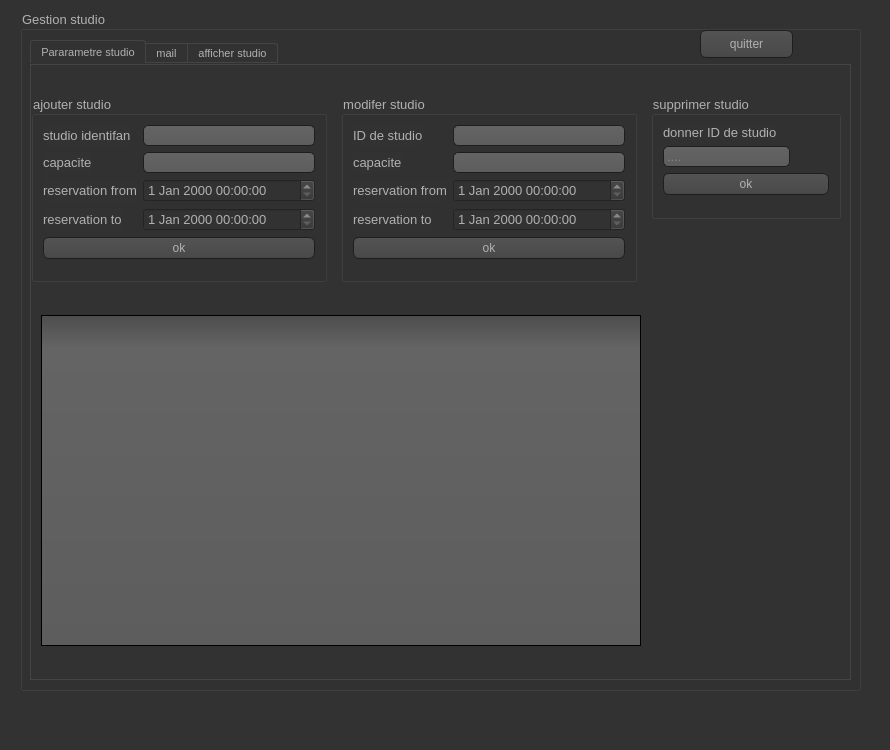
<?xml version="1.0" encoding="UTF-8"?>
<ui version="4.0">
 <class>Gestion_Studio</class>
 <widget class="QMainWindow" name="Gestion_Studio">
  <property name="geometry">
   <rect>
    <x>0</x>
    <y>0</y>
    <width>890</width>
    <height>750</height>
   </rect>
  </property>
  <property name="minimumSize">
   <size>
    <width>850</width>
    <height>750</height>
   </size>
  </property>
  <property name="maximumSize">
   <size>
    <width>950</width>
    <height>850</height>
   </size>
  </property>
  <property name="windowTitle">
   <string>ON AIR </string>
  </property>
  <property name="styleSheet">
   <string notr="true">QCheckBox::indicator:checked, QRadioButton::indicator:checked
{
    border: 1px solid #444;
       background-color: #3995D7;
}


QToolTip
{
     border: 1px solid black;
     background-color:#3995D7;
     padding: 1px;
     border-radius: 3px;
     opacity: 100;
}

QWidget
{
    color: #b1b1b1;
    background-color: #323232;
}

QWidget:item:hover
{
    background-color: QLinearGradient( x1: 0, y1: 0, x2: 0, y2: 1, stop: 0#3995D7, stop: 1 #ca0619);
    color: #000000;
}

QWidget:item:selected
{
    background-color: QLinearGradient( x1: 0, y1: 0, x2: 0, y2: 1, stop: 0#3995D7, stop: 1 #d7801a);
}

QMenuBar::item
{
    background: transparent;
}

QMenuBar::item:selected
{
    background: transparent;
    border: 1px solid#3995D7;
}

QMenuBar::item:pressed
{
    background: #444;
    border: 1px solid #000;
    background-color: QLinearGradient(
        x1:0, y1:0,
        x2:0, y2:1,
        stop:1 #212121,
        stop:0.4 #343434/*,
        stop:0.2 #343434,
        stop:0.1#3995D7*/
    );
    margin-bottom:-1px;
    padding-bottom:1px;
}

QMenu
{
    border: 1px solid #000;
}

QMenu::item
{
    padding: 2px 20px 2px 20px;
}

QMenu::item:selected
{
    color: #000000;
}

QWidget:disabled
{
    color: #404040;
    background-color: #323232;
}

QAbstractItemView
{
    background-color: QLinearGradient( x1: 0, y1: 0, x2: 0, y2: 1, stop: 0 #4d4d4d, stop: 0.1 #646464, stop: 1 #5d5d5d);
}

QWidget:focus
{
    /*border: 2px solid QLinearGradient( x1: 0, y1: 0, x2: 0, y2: 1, stop: 0#3995D7, stop: 1 #d7801a);*/
}

QLineEdit
{
    background-color: QLinearGradient( x1: 0, y1: 0, x2: 0, y2: 1, stop: 0 #4d4d4d, stop: 0 #646464, stop: 1 #5d5d5d);
    padding: 1px;
    border-style: solid;
    border: 1px solid #1e1e1e;
    border-radius: 5;
}

QPushButton
{
    color: #b1b1b1;
    background-color: QLinearGradient( x1: 0, y1: 0, x2: 0, y2: 1, stop: 0 #565656, stop: 0.1 #525252, stop: 0.5 #4e4e4e, stop: 0.9 #4a4a4a, stop: 1 #464646);
    border-width: 1px;
    border-color: #1e1e1e;
    border-style: solid;
    border-radius: 6;
    padding: 3px;
    font-size: 12px;
    padding-left: 5px;
    padding-right: 5px;
}

QPushButton:pressed
{
    background-color: QLinearGradient( x1: 0, y1: 0, x2: 0, y2: 1, stop: 0 #2d2d2d, stop: 0.1 #2b2b2b, stop: 0.5 #292929, stop: 0.9 #282828, stop: 1 #252525);
}

QComboBox
{
    selection-background-color:#3995D7;
    background-color: QLinearGradient( x1: 0, y1: 0, x2: 0, y2: 1, stop: 0 #565656, stop: 0.1 #525252, stop: 0.5 #4e4e4e, stop: 0.9 #4a4a4a, stop: 1 #464646);
    border-style: solid;
    border: 1px solid #1e1e1e;
    border-radius: 5;
}

QComboBox:hover,QPushButton:hover
{
    border: 2px solid QLinearGradient( x1: 0, y1: 0, x2: 0, y2: 1, stop: 0#3995D7, stop: 1 #3995D7);
}


QComboBox:on
{
    padding-top: 3px;
    padding-left: 4px;
    background-color: QLinearGradient( x1: 0, y1: 0, x2: 0, y2: 1, stop: 0 #2d2d2d, stop: 0.1 #2b2b2b, stop: 0.5 #292929, stop: 0.9 #282828, stop: 1 #252525);
    selection-background-color:#3995D7;
}

QComboBox QAbstractItemView
{
    border: 2px solid darkgray;
    selection-background-color: QLinearGradient( x1: 0, y1: 0, x2: 0, y2: 1, stop: 0#3995D7, stop: 1 #d7801a);
}

QComboBox::drop-down
{
     subcontrol-origin: padding;
     subcontrol-position: top right;
     width: 15px;

     border-left-width: 0px;
     border-left-color: darkgray;
     border-left-style: solid; /* just a single line */
     border-top-right-radius: 3px; /* same radius as the QComboBox */
     border-bottom-right-radius: 3px;
 }

QComboBox::down-arrow
{
     image: url(:/down_arrow.png);
}

QGroupBox:focus
{
border: 2px solid QLinearGradient( x1: 0, y1: 0, x2: 0, y2: 1, stop: 0#3995D7, stop: 1 #d7801a);
}

QTextEdit:focus
{
    border: 2px solid QLinearGradient( x1: 0, y1: 0, x2: 0, y2: 1, stop: 0#3995D7, stop: 1 #d7801a);
}

QScrollBar:horizontal {
     border: 1px solid #222222;
     background: QLinearGradient( x1: 0, y1: 0, x2: 0, y2: 1, stop: 0.0 #121212, stop: 0.2 #282828, stop: 1 #484848);
     height: 7px;
     margin: 0px 16px 0 16px;
}

QScrollBar::handle:horizontal
{
      background: QLinearGradient( x1: 0, y1: 0, x2: 1, y2: 0, stop: 0#3995D7, stop: 0.5 #d7801a, stop: 1#3995D7);
      min-height: 20px;
      border-radius: 2px;
}

QScrollBar::add-line:horizontal {
      border: 1px solid #1b1b19;
      border-radius: 2px;
      background: QLinearGradient( x1: 0, y1: 0, x2: 1, y2: 0, stop: 0#3995D7, stop: 1 #d7801a);
      width: 14px;
      subcontrol-position: right;
      subcontrol-origin: margin;
}

QScrollBar::sub-line:horizontal {
      border: 1px solid #1b1b19;
      border-radius: 2px;
      background: QLinearGradient( x1: 0, y1: 0, x2: 1, y2: 0, stop: 0#3995D7, stop: 1 #d7801a);
      width: 14px;
     subcontrol-position: left;
     subcontrol-origin: margin;
}

QScrollBar::right-arrow:horizontal, QScrollBar::left-arrow:horizontal
{
      border: 1px solid black;
      width: 1px;
      height: 1px;
      background: white;
}

QScrollBar::add-page:horizontal, QScrollBar::sub-page:horizontal
{
      background: none;
}

QScrollBar:vertical
{
      background: QLinearGradient( x1: 0, y1: 0, x2: 1, y2: 0, stop: 0.0 #121212, stop: 0.2 #282828, stop: 1 #484848);
      width: 7px;
      margin: 16px 0 16px 0;
      border: 1px solid #222222;
}

QScrollBar::handle:vertical
{
      background: QLinearGradient( x1: 0, y1: 0, x2: 0, y2: 1, stop: 0#3995D7, stop: 0.5 #d7801a, stop: 1#3995D7);
      min-height: 20px;
      border-radius: 2px;
}

QScrollBar::add-line:vertical
{
      border: 1px solid #1b1b19;
      border-radius: 2px;
      background: QLinearGradient( x1: 0, y1: 0, x2: 0, y2: 1, stop: 0#3995D7, stop: 1 #d7801a);
      height: 14px;
      subcontrol-position: bottom;
      subcontrol-origin: margin;
}

QScrollBar::sub-line:vertical
{
      border: 1px solid #1b1b19;
      border-radius: 2px;
      background: QLinearGradient( x1: 0, y1: 0, x2: 0, y2: 1, stop: 0 #d7801a, stop: 1#3995D7);
      height: 14px;
      subcontrol-position: top;
      subcontrol-origin: margin;
}

QScrollBar::up-arrow:vertical, QScrollBar::down-arrow:vertical
{
      border: 1px solid black;
      width: 1px;
      height: 1px;
      background: white;
}


QScrollBar::add-page:vertical, QScrollBar::sub-page:vertical
{
      background: none;
}

QTextEdit
{
    background-color: #242424;
}

QPlainTextEdit
{
    background-color: #242424;
}

QHeaderView::section
{
    background-color: QLinearGradient(x1:0, y1:0, x2:0, y2:1, stop:0 #616161, stop: 0.5 #505050, stop: 0.6 #434343, stop:1 #656565);
    color: white;
    padding-left: 4px;
    border: 1px solid #6c6c6c;
}

QCheckBox:disabled
{
color: #414141;
}

QDockWidget::title
{
    text-align: center;
    spacing: 3px; /* spacing between items in the tool bar */
    background-color: QLinearGradient(x1:0, y1:0, x2:0, y2:1, stop:0 #323232, stop: 0.5 #242424, stop:1 #323232);
}

QDockWidget::close-button, QDockWidget::float-button
{
    text-align: center;
    spacing: 1px; /* spacing between items in the tool bar */
    background-color: QLinearGradient(x1:0, y1:0, x2:0, y2:1, stop:0 #323232, stop: 0.5 #242424, stop:1 #323232);
}

QDockWidget::close-button:hover, QDockWidget::float-button:hover
{
    background: #242424;
}

QDockWidget::close-button:pressed, QDockWidget::float-button:pressed
{
    padding: 1px -1px -1px 1px;
}

QMainWindow::separator
{
    background-color: QLinearGradient(x1:0, y1:0, x2:0, y2:1, stop:0 #161616, stop: 0.5 #151515, stop: 0.6 #212121, stop:1 #343434);
    color: white;
    padding-left: 4px;
    border: 1px solid #4c4c4c;
    spacing: 3px; /* spacing between items in the tool bar */
}

QMainWindow::separator:hover
{

    background-color: QLinearGradient(x1:0, y1:0, x2:0, y2:1, stop:0 #d7801a, stop:0.5 #b56c17 stop:1#3995D7);
    color: white;
    padding-left: 4px;
    border: 1px solid #6c6c6c;
    spacing: 3px; /* spacing between items in the tool bar */
}

QToolBar::handle
{
     spacing: 3px; /* spacing between items in the tool bar */
     background: url(:/images/handle.png);
}

QMenu::separator
{
    height: 2px;
    background-color: QLinearGradient(x1:0, y1:0, x2:0, y2:1, stop:0 #161616, stop: 0.5 #151515, stop: 0.6 #212121, stop:1 #343434);
    color: white;
    padding-left: 4px;
    margin-left: 10px;
    margin-right: 5px;
}

QProgressBar
{
    border: 2px solid grey;
    border-radius: 5px;
    text-align: center;
}

QProgressBar::chunk
{
    background-color:#3995D7;
    width: 2.15px;
    margin: 0.5px;
}

QTabBar::tab {
    color: #b1b1b1;
    border: 1px solid #444;
    border-bottom-style: none;
    background-color: #323232;
    padding-left: 10px;
    padding-right: 10px;
    padding-top: 3px;
    padding-bottom: 2px;
    margin-right: -1px;
}

QTabWidget::pane {
    border: 1px solid #444;
    top: 1px;
}

QTabBar::tab:last
{
    margin-right: 0; /* the last selected tab has nothing to overlap with on the right */
    border-top-right-radius: 3px;
}

QTabBar::tab:first:!selected
{
 margin-left: 0px; /* the last selected tab has nothing to overlap with on the right */


    border-top-left-radius: 3px;
}

QTabBar::tab:!selected
{
    color: #b1b1b1;
    border-bottom-style: solid;
    margin-top: 3px;
    background-color: QLinearGradient(x1:0, y1:0, x2:0, y2:1, stop:1 #212121, stop:.4 #343434);
}

QTabBar::tab:selected
{
    border-top-left-radius: 3px;
    border-top-right-radius: 3px;
    margin-bottom: 0px;
}

QTabBar::tab:!selected:hover
{
    /*border-top: 2px solid#3995D7;
    padding-bottom: 3px;*/
    border-top-left-radius: 3px;
    border-top-right-radius: 3px;
    background-color: QLinearGradient(x1:0, y1:0, x2:0, y2:1, stop:1 #212121, stop:0.4 #343434, stop:0.2 #343434, stop:0.1#3995D7);
}

QRadioButton::indicator:checked, QRadioButton::indicator:unchecked{
    color: #b1b1b1;
    background-color: #323232;
    border: 1px solid #b1b1b1;
    border-radius: 6px;
}

QRadioButton::indicator:checked
{
    background-color: qradialgradient(
        cx: 0.5, cy: 0.5,
        fx: 0.5, fy: 0.5,
        radius: 1.0,
        stop: 0.25#3995D7,
        stop: 0.3 #323232
    );
}

QCheckBox::indicator{
    color: #b1b1b1;
    background-color: #323232;
    border: 1px solid #b1b1b1;
    width: 9px;
    height: 9px;
}

QRadioButton::indicator
{
    border-radius: 6px;
}

QRadioButton::indicator:hover, QCheckBox::indicator:hover
{
    border: 1px solid#3995D7;
}

QCheckBox::indicator:checked
{
    image:url(:/images/checkbox.png);
}

QCheckBox::indicator:disabled, QRadioButton::indicator:disabled
{
    border: 1px solid #444;
}</string>
  </property>
  <property name="animated">
   <bool>true</bool>
  </property>
  <widget class="QWidget" name="centralwidget">
   <widget class="QGroupBox" name="groupBox">
    <property name="geometry">
     <rect>
      <x>20</x>
      <y>10</y>
      <width>841</width>
      <height>681</height>
     </rect>
    </property>
    <property name="font">
     <font>
      <pointsize>10</pointsize>
     </font>
    </property>
    <property name="title">
     <string>Gestion studio</string>
    </property>
    <widget class="QTabWidget" name="tabwidget">
     <property name="geometry">
      <rect>
       <x>10</x>
       <y>30</y>
       <width>821</width>
       <height>640</height>
      </rect>
     </property>
     <property name="minimumSize">
      <size>
       <width>701</width>
       <height>0</height>
      </size>
     </property>
     <property name="font">
      <font>
       <pointsize>8</pointsize>
      </font>
     </property>
     <property name="toolTip">
      <string>&lt;html&gt;&lt;head/&gt;&lt;body&gt;&lt;p&gt;&lt;br/&gt;&lt;/p&gt;&lt;/body&gt;&lt;/html&gt;</string>
     </property>
     <property name="autoFillBackground">
      <bool>false</bool>
     </property>
     <property name="styleSheet">
      <string notr="true"/>
     </property>
     <property name="currentIndex">
      <number>0</number>
     </property>
     <widget class="QWidget" name="tab_4">
      <attribute name="title">
       <string>Pararametre studio</string>
      </attribute>
      <widget class="QGroupBox" name="groupBox_6">
       <property name="geometry">
        <rect>
         <x>0</x>
         <y>30</y>
         <width>296</width>
         <height>187</height>
        </rect>
       </property>
       <property name="font">
        <font>
         <pointsize>10</pointsize>
        </font>
       </property>
       <property name="title">
        <string>ajouter studio</string>
       </property>
       <layout class="QFormLayout" name="formLayout_2">
        <item row="0" column="0">
         <widget class="QLabel" name="label_10">
          <property name="text">
           <string>studio identifan</string>
          </property>
         </widget>
        </item>
        <item row="0" column="1">
         <widget class="QLineEdit" name="lineEdit_ajout_id"/>
        </item>
        <item row="1" column="0">
         <widget class="QLabel" name="label_9">
          <property name="text">
           <string>capacite</string>
          </property>
         </widget>
        </item>
        <item row="1" column="1">
         <widget class="QLineEdit" name="lineEdit_ajout_capasiti"/>
        </item>
        <item row="2" column="0">
         <widget class="QLabel" name="label_11">
          <property name="text">
           <string>reservation from</string>
          </property>
         </widget>
        </item>
        <item row="2" column="1">
         <widget class="QDateTimeEdit" name="dateTimeEdit_ajout1"/>
        </item>
        <item row="3" column="0">
         <widget class="QLabel" name="label_13">
          <property name="text">
           <string>reservation to</string>
          </property>
         </widget>
        </item>
        <item row="3" column="1">
         <widget class="QDateTimeEdit" name="dateTimeEdit_ajout2"/>
        </item>
        <item row="4" column="0" colspan="2">
         <widget class="QPushButton" name="pushButton_2">
          <property name="text">
           <string>ok</string>
          </property>
          <property name="icon">
           <iconset resource="image/image2.qrc">
            <normaloff>:/new/prefix1/valider.png</normaloff>:/new/prefix1/valider.png</iconset>
          </property>
         </widget>
        </item>
       </layout>
      </widget>
      <widget class="QGroupBox" name="groupBox_supp">
       <property name="geometry">
        <rect>
         <x>620</x>
         <y>30</y>
         <width>190</width>
         <height>124</height>
        </rect>
       </property>
       <property name="font">
        <font>
         <pointsize>10</pointsize>
        </font>
       </property>
       <property name="title">
        <string>supprimer studio  </string>
       </property>
       <layout class="QFormLayout" name="formLayout_26">
        <item row="0" column="0">
         <widget class="QLabel" name="label_63">
          <property name="text">
           <string>donner ID de studio</string>
          </property>
         </widget>
        </item>
        <item row="1" column="0">
         <widget class="QLineEdit" name="lineEdit_supp">
          <property name="text">
           <string/>
          </property>
          <property name="placeholderText">
           <string>....</string>
          </property>
         </widget>
        </item>
        <item row="2" column="0" colspan="2">
         <widget class="QPushButton" name="pushButton_29">
          <property name="text">
           <string>ok</string>
          </property>
          <property name="icon">
           <iconset resource="image/image2.qrc">
            <normaloff>:/new/prefix1/trash.png</normaloff>:/new/prefix1/trash.png</iconset>
          </property>
         </widget>
        </item>
       </layout>
      </widget>
      <widget class="QGroupBox" name="groupBox_modifer">
       <property name="geometry">
        <rect>
         <x>310</x>
         <y>30</y>
         <width>296</width>
         <height>187</height>
        </rect>
       </property>
       <property name="font">
        <font>
         <pointsize>10</pointsize>
        </font>
       </property>
       <property name="title">
        <string>modifer studio</string>
       </property>
       <layout class="QFormLayout" name="formLayout_3">
        <item row="0" column="0">
         <widget class="QLabel" name="label_65">
          <property name="text">
           <string>ID de studio</string>
          </property>
         </widget>
        </item>
        <item row="0" column="1">
         <widget class="QLineEdit" name="le_modifer_id_studio">
          <property name="placeholderText">
           <string/>
          </property>
         </widget>
        </item>
        <item row="1" column="0">
         <widget class="QLabel" name="label_66">
          <property name="text">
           <string>capacite</string>
          </property>
         </widget>
        </item>
        <item row="1" column="1">
         <widget class="QLineEdit" name="le_modifer_capasi">
          <property name="placeholderText">
           <string/>
          </property>
         </widget>
        </item>
        <item row="2" column="0">
         <widget class="QLabel" name="label_67">
          <property name="text">
           <string>reservation from</string>
          </property>
         </widget>
        </item>
        <item row="2" column="1">
         <widget class="QDateTimeEdit" name="dateTimeEdit_modifer1"/>
        </item>
        <item row="3" column="0">
         <widget class="QLabel" name="label_68">
          <property name="text">
           <string>reservation to</string>
          </property>
         </widget>
        </item>
        <item row="3" column="1">
         <widget class="QDateTimeEdit" name="dateTimeEdit_modifer2"/>
        </item>
        <item row="4" column="0" colspan="2">
         <widget class="QPushButton" name="modiferbotton">
          <property name="text">
           <string>ok</string>
          </property>
          <property name="icon">
           <iconset resource="image/image2.qrc">
            <normaloff>:/new/prefix1/modifier.png</normaloff>:/new/prefix1/modifier.png</iconset>
          </property>
         </widget>
        </item>
       </layout>
      </widget>
      <widget class="QTableView" name="tableView_6">
       <property name="geometry">
        <rect>
         <x>10</x>
         <y>250</y>
         <width>600</width>
         <height>331</height>
        </rect>
       </property>
      </widget>
      <widget class="QLabel" name="label_param">
       <property name="geometry">
        <rect>
         <x>620</x>
         <y>270</y>
         <width>200</width>
         <height>211</height>
        </rect>
       </property>
       <property name="text">
        <string/>
       </property>
      </widget>
     </widget>
     <widget class="QWidget" name="mail">
      <attribute name="title">
       <string>mail</string>
      </attribute>
      <widget class="QGroupBox" name="groupBoxMessage">
       <property name="geometry">
        <rect>
         <x>80</x>
         <y>330</y>
         <width>478</width>
         <height>216</height>
        </rect>
       </property>
       <property name="title">
        <string>Message</string>
       </property>
       <layout class="QVBoxLayout" name="verticalLayout_42">
        <property name="spacing">
         <number>9</number>
        </property>
        <item>
         <layout class="QVBoxLayout" name="verticalLayout_43">
          <property name="spacing">
           <number>6</number>
          </property>
          <item>
           <widget class="QLabel" name="labelSubject_6">
            <property name="text">
             <string>Subject</string>
            </property>
           </widget>
          </item>
          <item>
           <widget class="QLineEdit" name="lineEditSubject_6"/>
          </item>
         </layout>
        </item>
        <item>
         <layout class="QVBoxLayout" name="verticalLayout_44">
          <property name="spacing">
           <number>6</number>
          </property>
          <item>
           <widget class="QLabel" name="labelContent_6">
            <property name="text">
             <string>Content</string>
            </property>
           </widget>
          </item>
          <item>
           <widget class="QTextEdit" name="textEditContent_6"/>
          </item>
         </layout>
        </item>
       </layout>
      </widget>
      <widget class="QGroupBox" name="groupBoxFrom">
       <property name="geometry">
        <rect>
         <x>80</x>
         <y>154</y>
         <width>478</width>
         <height>82</height>
        </rect>
       </property>
       <property name="title">
        <string>From</string>
       </property>
       <layout class="QVBoxLayout" name="verticalLayout_45">
        <item>
         <layout class="QVBoxLayout" name="verticalLayout_46">
          <property name="topMargin">
           <number>0</number>
          </property>
          <item>
           <widget class="QLabel" name="labelEmailFrom_6">
            <property name="text">
             <string>E-mail</string>
            </property>
           </widget>
          </item>
          <item>
           <widget class="QLineEdit" name="lineEditEmailFrom_6"/>
          </item>
         </layout>
        </item>
       </layout>
      </widget>
      <widget class="QGroupBox" name="groupBoxCredentials">
       <property name="geometry">
        <rect>
         <x>80</x>
         <y>16</y>
         <width>478</width>
         <height>132</height>
        </rect>
       </property>
       <property name="title">
        <string>From</string>
       </property>
       <layout class="QVBoxLayout" name="verticalLayout_47">
        <property name="spacing">
         <number>6</number>
        </property>
        <item>
         <layout class="QGridLayout" name="gridLayout_6">
          <property name="horizontalSpacing">
           <number>9</number>
          </property>
          <property name="verticalSpacing">
           <number>6</number>
          </property>
          <item row="3" column="1">
           <widget class="QLineEdit" name="lineEditHost_6">
            <property name="text">
             <string>smtp.gmail.com</string>
            </property>
           </widget>
          </item>
          <item row="0" column="1">
           <widget class="QLabel" name="labelEmailCredentials_6">
            <property name="text">
             <string>E-mail</string>
            </property>
           </widget>
          </item>
          <item row="3" column="3">
           <widget class="QSpinBox" name="spinBoxPort_6">
            <property name="minimumSize">
             <size>
              <width>50</width>
              <height>0</height>
             </size>
            </property>
            <property name="alignment">
             <set>Qt::AlignCenter</set>
            </property>
            <property name="maximum">
             <number>999999</number>
            </property>
            <property name="value">
             <number>465</number>
            </property>
           </widget>
          </item>
          <item row="1" column="3">
           <widget class="QLineEdit" name="lineEditPasswordCredentials_6">
            <property name="echoMode">
             <enum>QLineEdit::Password</enum>
            </property>
           </widget>
          </item>
          <item row="1" column="1">
           <widget class="QLineEdit" name="lineEditEmailCredentials_6"/>
          </item>
          <item row="2" column="1">
           <widget class="QLabel" name="labelHost_6">
            <property name="text">
             <string>Host</string>
            </property>
           </widget>
          </item>
          <item row="0" column="3">
           <widget class="QLabel" name="labelPasswordCredentials_6">
            <property name="text">
             <string>Password</string>
            </property>
           </widget>
          </item>
          <item row="2" column="3">
           <widget class="QLabel" name="labelPort_6">
            <property name="text">
             <string>Port</string>
            </property>
           </widget>
          </item>
         </layout>
        </item>
       </layout>
      </widget>
      <widget class="QGroupBox" name="groupBoxTo">
       <property name="geometry">
        <rect>
         <x>80</x>
         <y>242</y>
         <width>478</width>
         <height>82</height>
        </rect>
       </property>
       <property name="title">
        <string>To</string>
       </property>
       <layout class="QVBoxLayout" name="verticalLayout_48">
        <property name="spacing">
         <number>6</number>
        </property>
        <item>
         <layout class="QVBoxLayout" name="verticalLayout_49">
          <property name="spacing">
           <number>6</number>
          </property>
          <item>
           <widget class="QLabel" name="labelEmail_6">
            <property name="text">
             <string>E-mail</string>
            </property>
           </widget>
          </item>
          <item>
           <widget class="QLineEdit" name="lineEditEmailTo_6"/>
          </item>
         </layout>
        </item>
       </layout>
      </widget>
      <widget class="QWidget" name="layoutWidget">
       <property name="geometry">
        <rect>
         <x>74</x>
         <y>570</y>
         <width>571</width>
         <height>32</height>
        </rect>
       </property>
       <layout class="QHBoxLayout" name="horizontalLayout">
        <item>
         <spacer name="horizontalSpacer_6">
          <property name="orientation">
           <enum>Qt::Horizontal</enum>
          </property>
          <property name="sizeHint" stdset="0">
           <size>
            <width>40</width>
            <height>20</height>
           </size>
          </property>
         </spacer>
        </item>
        <item>
         <widget class="QPushButton" name="pushButtonSend_6">
          <property name="minimumSize">
           <size>
            <width>100</width>
            <height>30</height>
           </size>
          </property>
          <property name="cursor">
           <cursorShape>PointingHandCursor</cursorShape>
          </property>
          <property name="text">
           <string>Send</string>
          </property>
         </widget>
        </item>
        <item>
         <widget class="QPushButton" name="pushButtonClear_6">
          <property name="minimumSize">
           <size>
            <width>100</width>
            <height>30</height>
           </size>
          </property>
          <property name="cursor">
           <cursorShape>PointingHandCursor</cursorShape>
          </property>
          <property name="text">
           <string>Clear</string>
          </property>
         </widget>
        </item>
       </layout>
      </widget>
      <widget class="QLabel" name="label_gif_mail">
       <property name="geometry">
        <rect>
         <x>580</x>
         <y>130</y>
         <width>230</width>
         <height>271</height>
        </rect>
       </property>
       <property name="text">
        <string/>
       </property>
      </widget>
     </widget>
     <widget class="QWidget" name="afficher_studio">
      <attribute name="title">
       <string>afficher studio</string>
      </attribute>
      <widget class="QScrollArea" name="scrollArea_2">
       <property name="geometry">
        <rect>
         <x>40</x>
         <y>90</y>
         <width>711</width>
         <height>470</height>
        </rect>
       </property>
       <property name="widgetResizable">
        <bool>true</bool>
       </property>
       <widget class="QWidget" name="scrollAreaWidgetContents_2">
        <property name="geometry">
         <rect>
          <x>0</x>
          <y>0</y>
          <width>709</width>
          <height>468</height>
         </rect>
        </property>
        <widget class="QTableView" name="tableView_2">
         <property name="geometry">
          <rect>
           <x>10</x>
           <y>10</y>
           <width>691</width>
           <height>450</height>
          </rect>
         </property>
        </widget>
       </widget>
      </widget>
      <widget class="QWidget" name="layoutWidget">
       <property name="geometry">
        <rect>
         <x>50</x>
         <y>30</y>
         <width>625</width>
         <height>32</height>
        </rect>
       </property>
       <layout class="QHBoxLayout" name="horizontalLayout_4">
        <item>
         <layout class="QHBoxLayout" name="horizontalLayout_3">
          <item>
           <widget class="QCheckBox" name="checkBox">
            <property name="text">
             <string>CAPASITE</string>
            </property>
           </widget>
          </item>
          <item>
           <widget class="QCheckBox" name="checkBox_3">
            <property name="autoFillBackground">
             <bool>false</bool>
            </property>
            <property name="text">
             <string>ID STUDIO</string>
            </property>
            <property name="checked">
             <bool>false</bool>
            </property>
           </widget>
          </item>
         </layout>
        </item>
        <item>
         <spacer name="horizontalSpacer">
          <property name="orientation">
           <enum>Qt::Horizontal</enum>
          </property>
          <property name="sizeHint" stdset="0">
           <size>
            <width>168</width>
            <height>20</height>
           </size>
          </property>
         </spacer>
        </item>
        <item>
         <layout class="QHBoxLayout" name="horizontalLayout_2">
          <item>
           <widget class="QPushButton" name="pushButton">
            <property name="text">
             <string>CHERCHE</string>
            </property>
           </widget>
          </item>
          <item>
           <widget class="QLineEdit" name="lineEdit_recherche"/>
          </item>
         </layout>
        </item>
       </layout>
      </widget>
      <widget class="QWidget" name="layoutWidget">
       <property name="geometry">
        <rect>
         <x>0</x>
         <y>570</y>
         <width>760</width>
         <height>28</height>
        </rect>
       </property>
       <layout class="QHBoxLayout" name="horizontalLayout_14">
        <item>
         <spacer name="horizontalSpacer_4">
          <property name="orientation">
           <enum>Qt::Horizontal</enum>
          </property>
          <property name="sizeHint" stdset="0">
           <size>
            <width>147</width>
            <height>20</height>
           </size>
          </property>
         </spacer>
        </item>
        <item>
         <layout class="QHBoxLayout" name="horizontalLayout_13">
          <item>
           <widget class="QPushButton" name="pushButton_9">
            <property name="text">
             <string>ACTUALISER</string>
            </property>
           </widget>
          </item>
          <item>
           <widget class="QPushButton" name="pushButton_3">
            <property name="text">
             <string>save as pdf </string>
            </property>
            <property name="icon">
             <iconset resource="image/image2.qrc">
              <normaloff>:/new/prefix1/print.png</normaloff>:/new/prefix1/print.png</iconset>
            </property>
           </widget>
          </item>
          <item>
           <widget class="QPushButton" name="pushButton_4">
            <property name="autoFillBackground">
             <bool>false</bool>
            </property>
            <property name="text">
             <string>statistique top 5</string>
            </property>
            <property name="icon">
             <iconset resource="image/image2.qrc">
              <normaloff>:/new/prefix1/stat.png</normaloff>:/new/prefix1/stat.png</iconset>
            </property>
           </widget>
          </item>
         </layout>
        </item>
        <item>
         <spacer name="horizontalSpacer_5">
          <property name="orientation">
           <enum>Qt::Horizontal</enum>
          </property>
          <property name="sizeHint" stdset="0">
           <size>
            <width>117</width>
            <height>20</height>
           </size>
          </property>
         </spacer>
        </item>
       </layout>
      </widget>
     </widget>
    </widget>
    <widget class="QPushButton" name="quitter_pushbottn">
     <property name="geometry">
      <rect>
       <x>680</x>
       <y>20</y>
       <width>93</width>
       <height>28</height>
      </rect>
     </property>
     <property name="text">
      <string>quitter</string>
     </property>
    </widget>
   </widget>
  </widget>
  <widget class="QMenuBar" name="menubar">
   <property name="geometry">
    <rect>
     <x>0</x>
     <y>0</y>
     <width>890</width>
     <height>26</height>
    </rect>
   </property>
  </widget>
  <widget class="QStatusBar" name="statusbar"/>
 </widget>
 <resources>
  <include location="image/image2.qrc"/>
 </resources>
 <connections/>
</ui>
